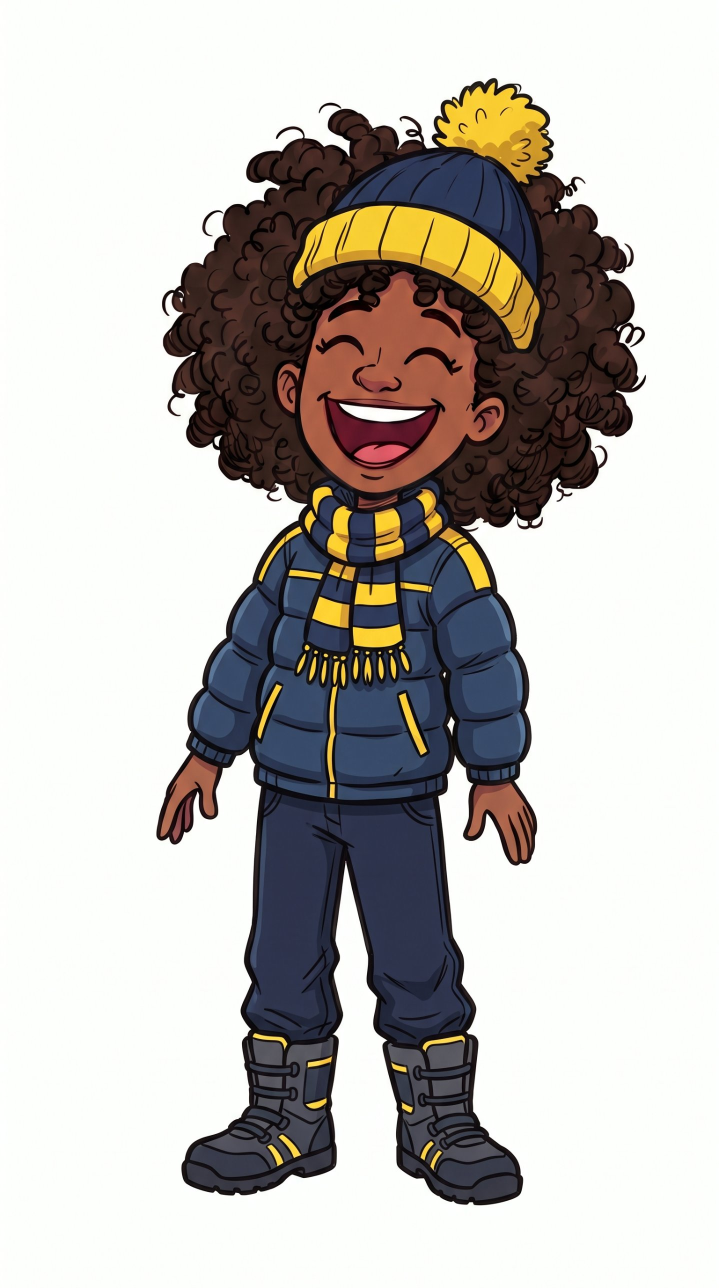
#> input picture design/characters/gemini-20261015/outfits/winter/tara-gemini-original.jpg, 1438 x 2576 px, found by its file name (shown at 1/2 size); its folder holds 2 pictures in this run
$ python recolor_winter_jacket.py
#> lines starting #> are read from the running program, lines starting #| are printed output that depends on the picture; after the words box and inside, x2 and y2 are one past the last pixel; in counts of white or black regions, pixels touching at a corner belong together
"""یکدست‌کردن رنگ کاپشن زمستانی تارا و رویا با بقیه (آبی‌سبز).
اجرا از ریشهٔ پروژه: python3 design/characters/tools/recolor_winter_jacket.py
ورودی: فایل *-gemini-original.jpg کنار هر تصویر؛ خروجی: همان نام بدون پسوند.
روش: ماسک رنگی (آبی مات) + ناحیهٔ بدنه + حذف تکه‌های کوچک (شال)، سپس رنگ و روشنایی به سمت آبی‌سبز.
نیازمند: numpy, pillow, matplotlib, scipy. تأیید مالک: ۱۵ اکتبر ۲۰۲۶ (B64/D73)."""
import numpy as np
from PIL import Image
import matplotlib.colors as mc
from scipy import ndimage as ndi
B = "design/characters/gemini-20261015/outfits/winter/"
CFG = {"tara": (1050, 1570), "roya": (1020, 1605)}  # بازهٔ عمودی بدنهٔ کاپشن (پیکسل)
for n, (y0, y1) in CFG.items():
    f = np.asarray(Image.open(B + n + "-gemini-original.jpg").convert("RGB")) / 255.0
    hsv = mc.rgb_to_hsv(f); H = hsv[..., 0] * 360; S = hsv[..., 1]; V = hsv[..., 2]
#> after `hsv = mc.rgb_to_hsv(f)`: hsv: shape (2576, 1438, 3) float64; mean of channels 0, 1, 2 0.304, 0.175, 0.773
#> after `H = hsv[..., 0] * 360`:
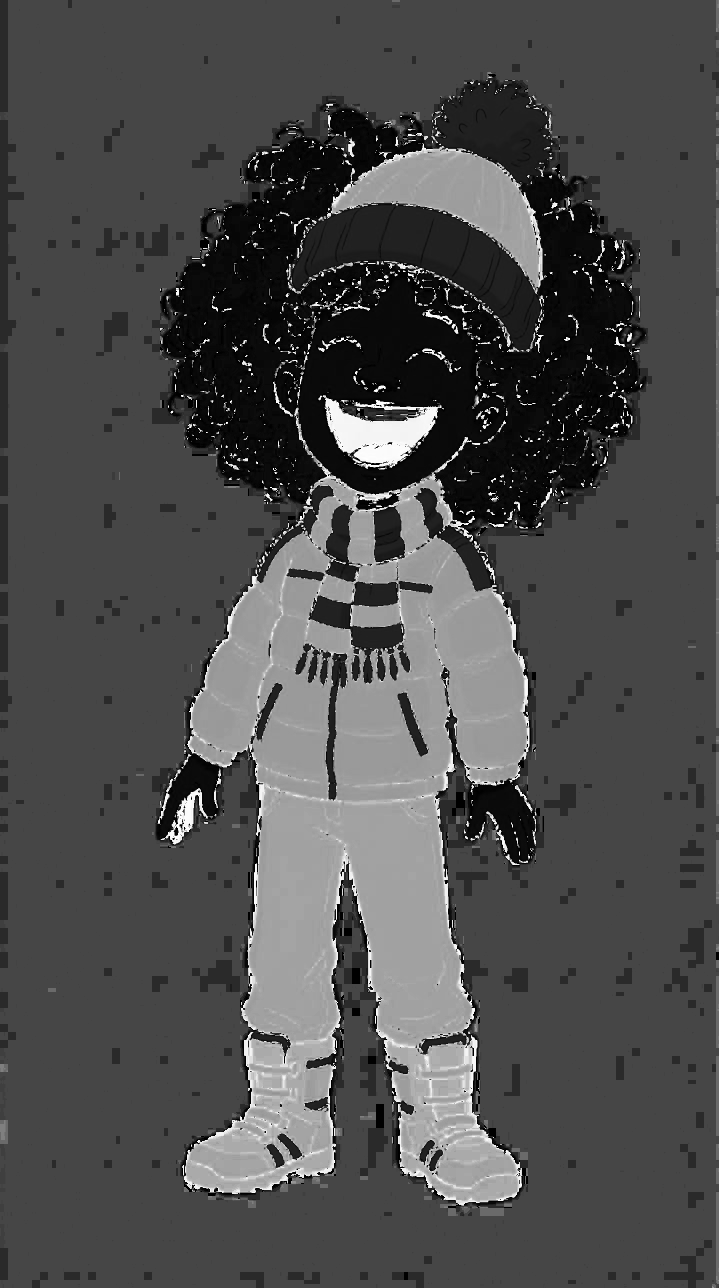
#> H: shape (2576, 1438) float64 (shown at 1/2 size); min 0, max 359.5, mean 109.3; drawn with min black and max white
    m = (H >= 203) & (H < 228) & (V >= 0.34) & (V < 0.60) & (S > 0.25)
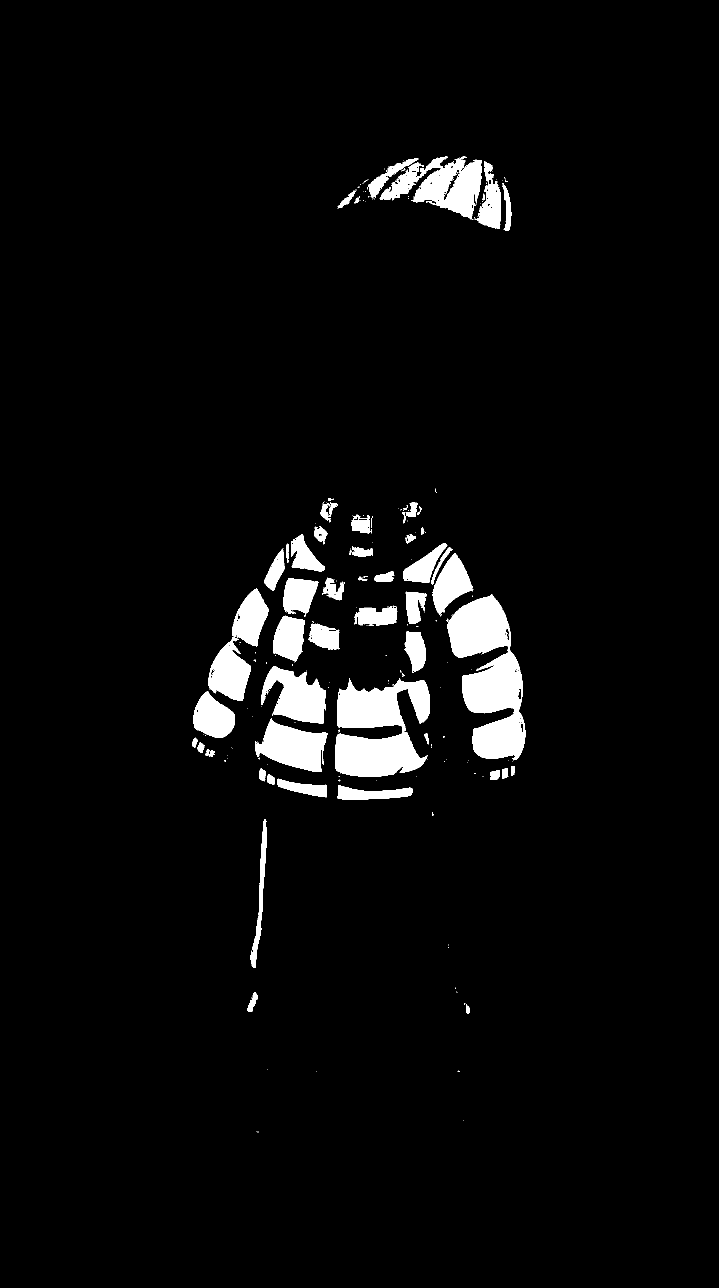
#> m: shape (2576, 1438) bool (shown at 1/2 size); 4.2% white; 243 white regions (187 under 20 px), largest, box (x1, y1, x2, y2) and area: (894, 1189, 1051, 1520) 29393, (670, 1356, 860, 1554) 24931, (760, 312, 964, 440) 12510
    m[:y0] = False; m[y1:] = False
#> after `m[y1:] = False`: m: shape (2576, 1438) bool; 3.4% white; 143 white regions (106 under 20 px), largest, box (x1, y1, x2, y2) and area: (894, 1189, 1051, 1520) 29393, (670, 1356, 860, 1554) 24931, (417, 1176, 537, 1402) 11516
    lab, k = ndi.label(m)
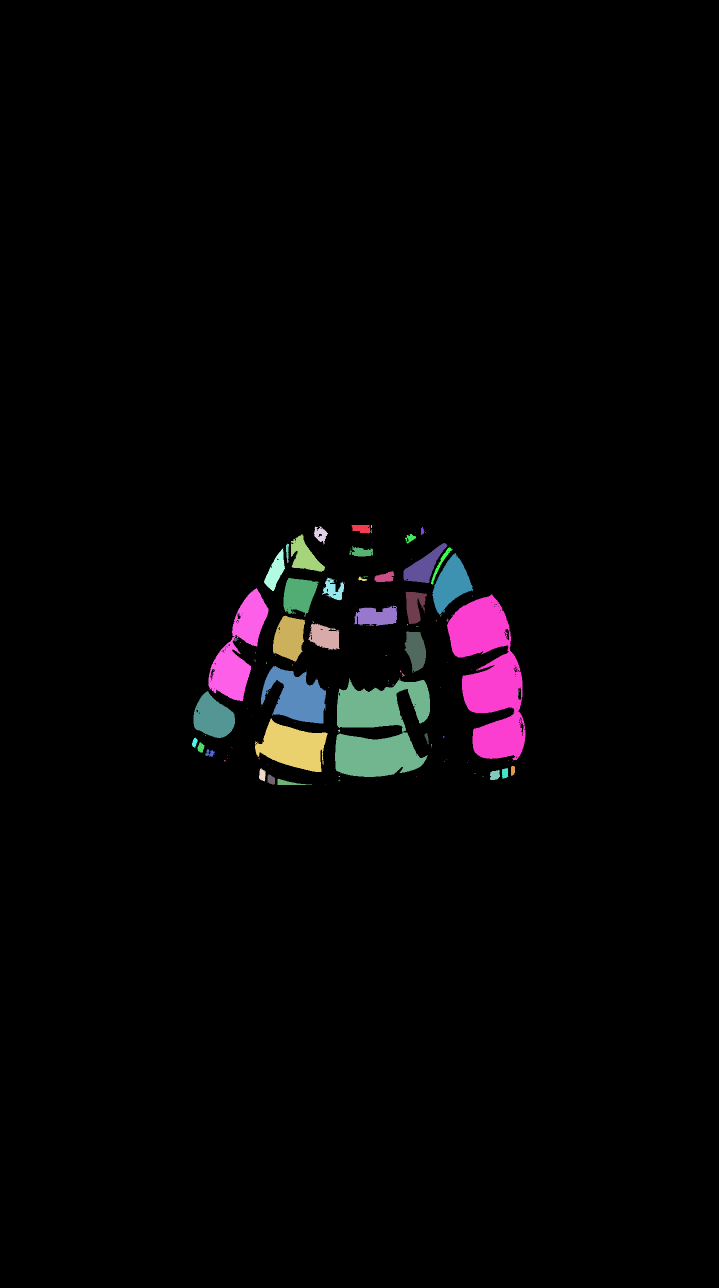
#> lab: shape (2576, 1438) int32 (shown at 1/2 size); 196 distinct labels, from 0 to 195; one colour per label, 0 black
#> k = 195
    area = ndi.sum(m, lab, range(1, k + 1))
#> area = 195 values, max 29375 at index 40, min 1 at index 5, mean 644.4
    keep = np.isin(lab, [i + 1 for i, a in enumerate(area) if a > 6000])
#> keep: shape (2576, 1438) bool; 2.3% white; 5 white regions, box (x1, y1, x2, y2) and area: (894, 1189, 1051, 1520) 29375, (670, 1356, 860, 1554) 24924, (417, 1176, 537, 1402) 11490, (510, 1436, 655, 1544) 9241, (522, 1332, 652, 1447) 8968
    keep = ndi.binary_closing(keep, iterations=2)
#> keep: shape (2576, 1438) bool; 2.3% white; 5 white regions, box (x1, y1, x2, y2) and area: (894, 1189, 1051, 1520) 29649, (670, 1356, 860, 1554) 24987, (417, 1176, 537, 1402) 11662, (510, 1436, 655, 1544) 9351, (522, 1332, 652, 1447) 9003
    keep = ndi.binary_dilation(keep, iterations=2) & (H >= 190) & (H < 240) & (S > 0.2) & (V > 0.18) & (V < 0.75)
#> keep: shape (2576, 1438) bool; 2.4% white; 5 white regions, box (x1, y1, x2, y2) and area: (892, 1187, 1051, 1522) 31497, (670, 1354, 862, 1556) 26790, (416, 1174, 539, 1404) 12603, (509, 1434, 657, 1546) 10064, (521, 1330, 654, 1449) 9776
    keep[:y0] = False; keep[y1:] = False
    w = ndi.gaussian_filter(keep.astype(float), 1.0)[..., None]
    hh = hsv.copy()
    hh[..., 0] = np.where(keep, 195 / 360, hh[..., 0])
#> hh: shape (2576, 1438, 3) float64; mean of channels 0, 1, 2 0.302, 0.175, 0.773
    hh[..., 1] = np.where(keep, np.clip(S * 1.3, 0, 1), S)
#> hh: shape (2576, 1438, 3) float64; mean of channels 0, 1, 2 0.302, 0.179, 0.773
    hh[..., 2] = np.where(keep, np.clip(V * 1.32, 0, 1), V)
#> hh: shape (2576, 1438, 3) float64; mean of channels 0, 1, 2 0.302, 0.179, 0.776
    out = mc.hsv_to_rgb(hh) * w + f * (1 - w)
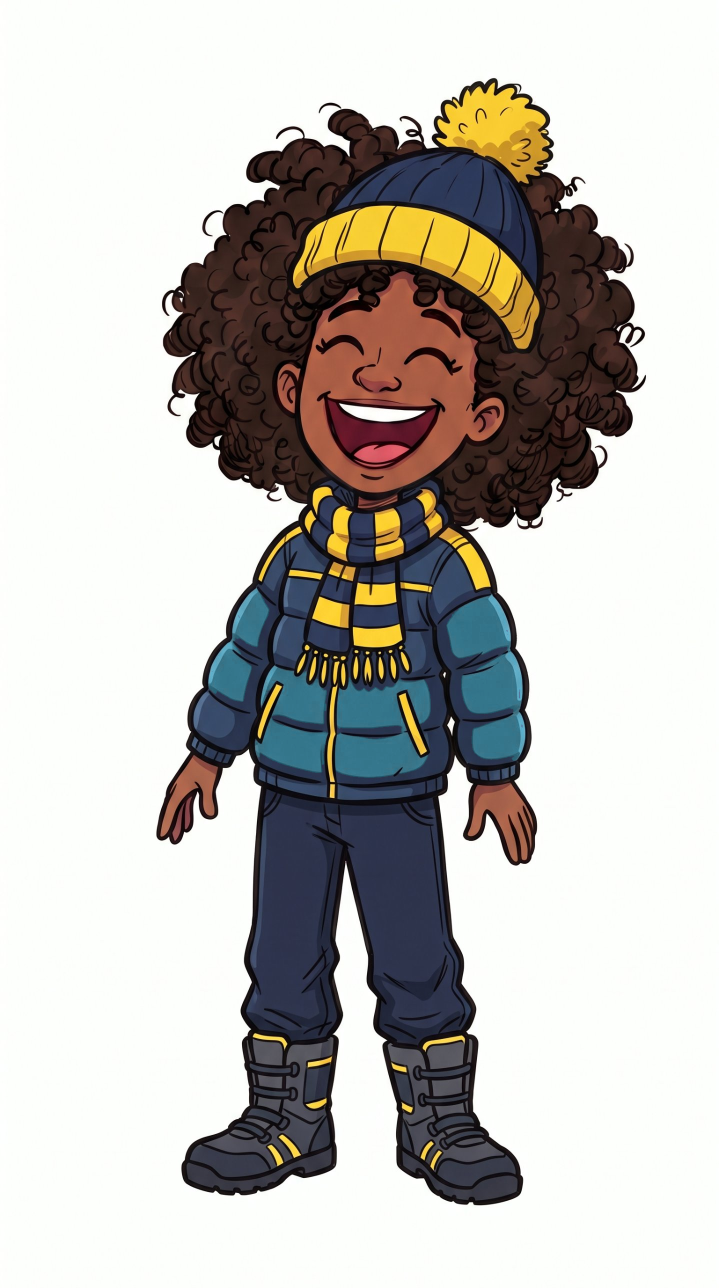
#> out: shape (2576, 1438, 3) float64 (shown at 1/2 size); mean R, G, B 0.751, 0.742, 0.725
    Image.fromarray((out * 255).astype(np.uint8)).save(B + n + ".jpg", quality=95)
    print(n, "ok")
#> pass 2 of the loop `for n, (y0, y1) in CFG.items():`:
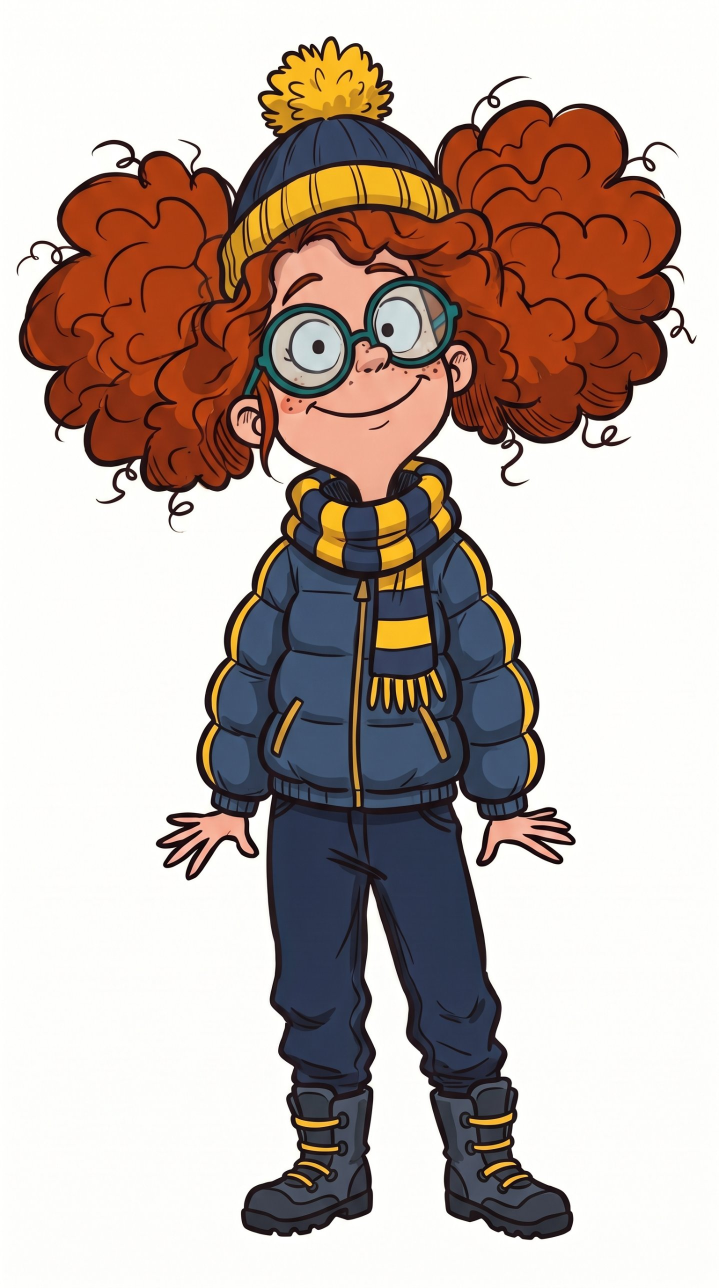
#> input picture design/characters/gemini-20261015/outfits/winter/roya-gemini-original.jpg, 1438 x 2576 px, found by its file name (shown at 1/2 size)
#> hsv: shape (2576, 1438, 3) float64; mean of channels 0, 1, 2 0.236, 0.244, 0.776
#> `lab, k = ndi.label(m)`:
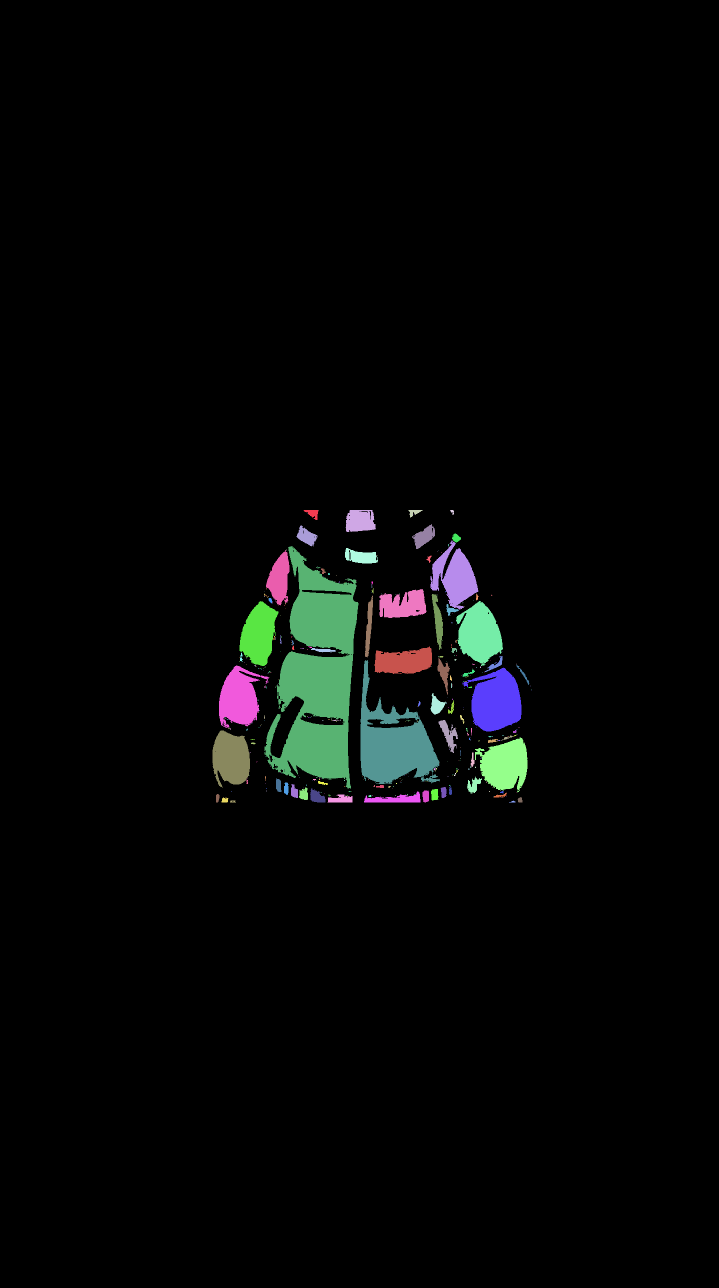
#> lab: shape (2576, 1438) int32 (shown at 1/2 size); 414 distinct labels, from 0 to 413; one colour per label, 0 black
#> k = 413
#> area = 413 values, max 49143 at index 15, min 1 at index 4, mean 368.4
#> `out = mc.hsv_to_rgb(hh) * w + f * (1 - w)`:
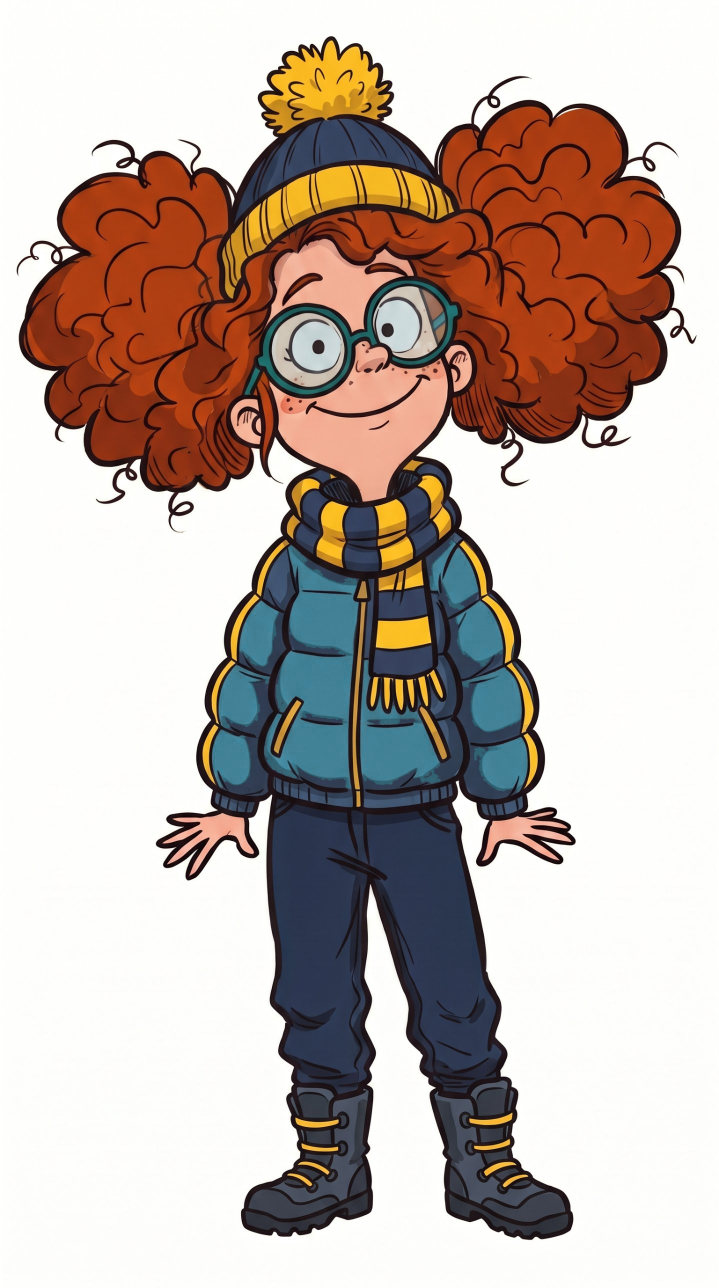
#> out: shape (2576, 1438, 3) float64 (shown at 1/2 size); mean R, G, B 0.758, 0.702, 0.673
